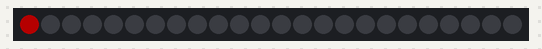
A program run on a simulated Raspberry Pi (BCM pin numbers). Shown: 24 RGB LEDs in strip order, left to right. Dim RGB values are drawn brighter than linear; what the program prints to the terminal is not drawn.

Above: at 0.01 s.
At 4.3 s:
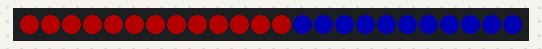
At 8.44 s:
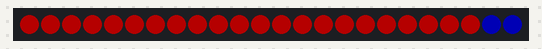
At 19.93 s:
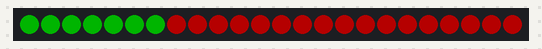
At 29.89 s:
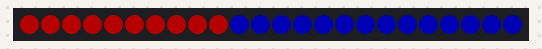
At 39.85 s:
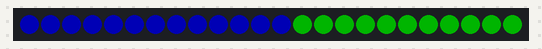

The program:

testneo.py
```python
import time

from neopixel import *

# LED strip configuration:
LED_COUNT   = 24      # Number of LED pixels.
LED_PIN     = 18      # GPIO pin connected to the pixels (must support PWM!).
LED_FREQ_HZ = 800000  # LED signal frequency in hertz (usually 800khz)
LED_DMA     = 5       # DMA channel to use for generating signal (try 5)
LED_INVERT  = False   # True to invert the signal (when using NPN transistor level shift)

MAX = 64

# Define functions which animate LEDs in various ways.
def colorWipe(strip, color, wait_ms=50):
	"""Wipe color across display a pixel at a time."""
	for i in range(strip.numPixels()):
		strip.setPixelColor(i, color)
		strip.show()
		time.sleep(wait_ms/1000.0)

# Create NeoPixel object with appropriate configuration.
strip = Adafruit_NeoPixel(LED_COUNT, LED_PIN, LED_FREQ_HZ, LED_DMA, LED_INVERT)
# Intialize the library (must be called once before other functions).
strip.begin()

print 'Press Ctrl-C to quit.'
while True:
	# Color wipe animations.
	colorWipe(strip, Color(MAX, 0, 0))  # Red wipe
	colorWipe(strip, Color(0, MAX, 0))  # Blue wipe
	colorWipe(strip, Color(0, 0, MAX))  # Green wipe
```
